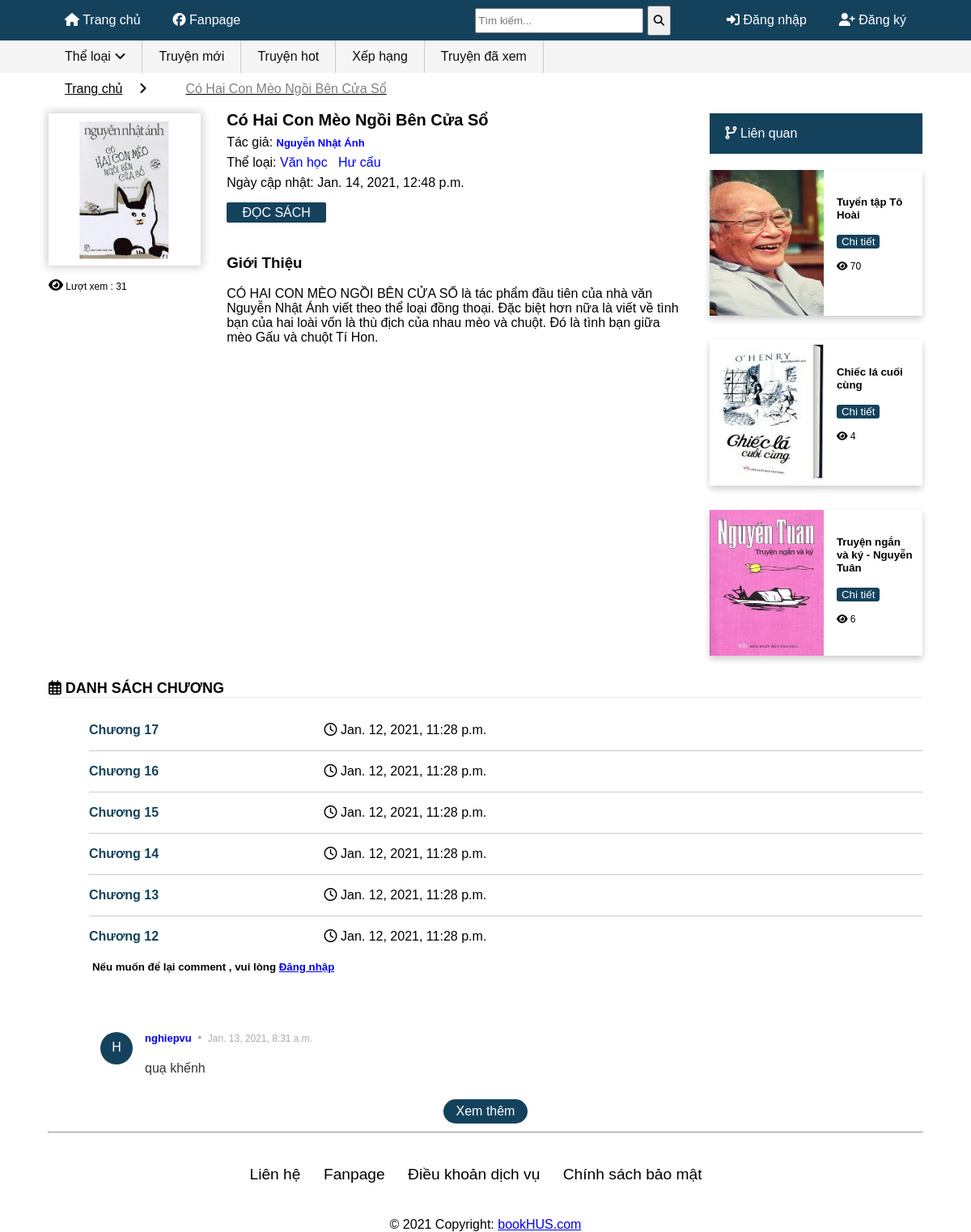
The app's page /chap/14, older data.
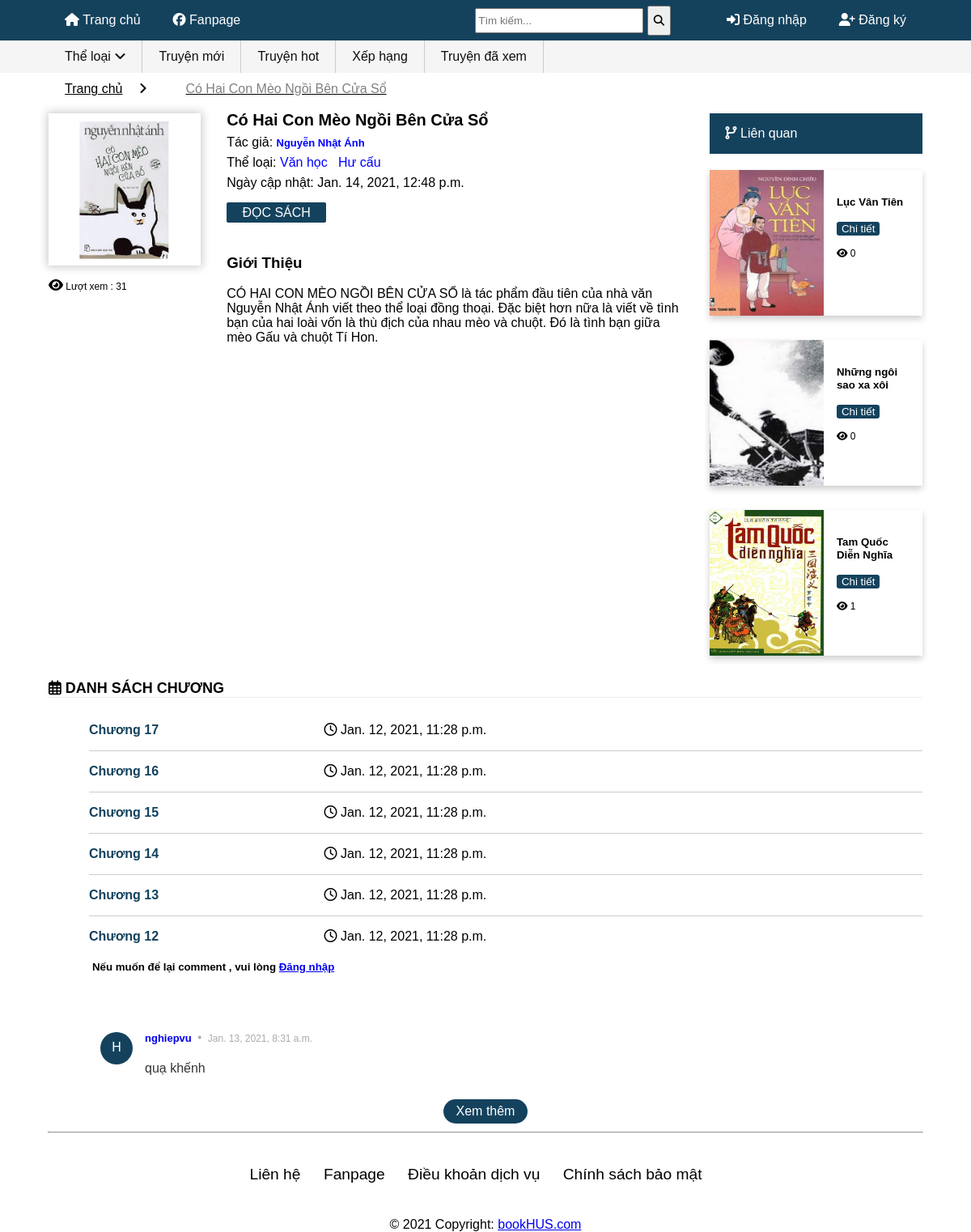
The same page, newer data.
### home/models.py (models this page shows, shortened)
class Category(models.Model):
    name = models.CharField(max_length=50)
    description = models.TextField(default="Đang cập nhật",max_length = 2000)

class Book(models.Model):
    status_choice = ((0,"Đang ra"),(1,"Đã hoàn thành"),(2,"Tạm ngưng"))
    BookName = models.CharField(max_length=100)
    createDate = models.DateTimeField(default=datetime.datetime.now())
    imageBook = models.ImageField(upload_to='image/%Y/%m/%d/',blank=True,null=True)
    author = models.ForeignKey(Author,on_delete=models.CASCADE,default= None,blank=True,null=True)
    category = models.ManyToManyField(Category)
    status = models.IntegerField(choices=status_choice,default=0)
    description = models.TextField(default="Đang cập nhật",max_length = 2000)
    click = models.IntegerField(default=0)

class Chapter(models.Model):
    def book_upload(self, filename):# Tạo vị trí lưu của chapter ứng với truyện
        self.book.createDate = self.time_pub
        self.book.save()
        return osjoin(str(self.book.BookName),filename)
    book = models.ForeignKey(Book,on_delete=models.CASCADE)
    title = models.CharField(max_length=100)
    content = models.FileField(upload_to=book_upload,validators=[validate_ContentChapter]) #documents/%Y/%m/%d/:Chỉ định nơi lưu file , tệp documents sẽ dc tạo tự động trong media
    order = models.IntegerField(default=0)
    time_pub = models.DateTimeField(default=datetime.datetime.now())
    class Meta:
        ordering = ["order"]

class Comment(models.Model):
    book = models.ForeignKey(Book,on_delete=models.CASCADE,related_name="comment",default=None)
    author = models.ForeignKey(settings.AUTH_USER_MODEL , on_delete=models.CASCADE,default=None)
    content = models.TextField(max_length=1000)
    time_pub = models.DateTimeField(auto_now_add=True)

### home/views.py (the view)
# urls.py: path('chap/<int:id>',views.chaptest,name ='chap'),
def chaptest(request,id): #Hiển thị danh sách chương
    book = Book.objects.get(pk=id)
    book.click +=1
    book.save()
    cate = Category.objects.all()
    catesame = book.category.all()[0]
    booksame = catesame.book_set.all().exclude(pk = book.id).order_by('-createDate')
    if len(booksame) >=4:
        bsame = booksame[0:3]
    elif len(booksame) < 4 and len(booksame)>0:
        bsame = booksame[0:len(booksame)]
    else:
        bsame = None
    chap = book.chapter_set.all().order_by('-order')
    first = chap[len(chap)-1]
    form = CommentForm()
    comment = book.comment.all().order_by('-time_pub')
    if request.method == "POST":
        form = CommentForm(request.POST,author=request.user,book = book) # author=request.user,book = book  viết như vậy dữ liệu sẽ đc lưu trong **kwargs
        if form.is_valid():
            form.save()
            return HttpResponseRedirect(request.path)
    context = {'book': book, 'chap': chap,'form':form,'comment':comment,'cate':cate,'first':first,'booksame':bsame}
    return render(request,'chaptest.html',context)

### home/form.py (shortened to what this page needs)
class CommentForm(forms.ModelForm):
    def __init__(self,*args,**kwargs):
        self.author = kwargs.pop("author",None)
        self.book = kwargs.pop("book",None)
        super().__init__(*args,**kwargs) # Chạy lại hàm cha
    class Meta:
        model = Comment
        fields = ["content"] #Chỉ hiện trường content của model

### home/models.py (called while the page is built)
    def __str__(self):
        return self.Name

### home/templates/chaptest.html (shortened to what the changed rows need)
{% extends "base.html" %}
{% block content%}
{% load static %}
<link rel="stylesheet" type="text/css" href={% static 'css/infor.css' %}>
<div id="content">
    <div class="p20 bg-white content-col relative">
        <div class="infor">
            <div class="book-info">
                <div class="book-info-text">
                    <h1>{{ book.BookName}}</h1>
                    <p>Thể loại:
                        {% for i in book.category.all %}
                        <a style="color:blue" class="category-detail hightlight click_category"
                            href="{% url 'theloai' i.name %}">{{i.name}} &nbsp;</a>
                        {% endfor %}
                    </p>
                </div>
            </div>
            <div class="right">
                {% if booksame %}
                <div class="card-group">
                    {% for i in booksame %}
                    <div class="card">
                        <div style="float:left;width:90%">
                            <a href="{% url 'chap' i.id %}"><img src="{{ i.imageBook.url }}" alt="Avatar"></a>
                        </div>
                        <div class="container1">
                            <h5><b>{{i.BookName}}</b></h5>
                            <p><button><a class="chitiet" href="{% url 'chap' i.id %}">Chi tiết</a></button></p>
                            <span class="view">
                                <i class="fas fa-eye"></i> {{i.click}}
                            </span>
                        </div>
                    </div>
                    {% endfor %}
                </div>
                {% endif %}
            </div>
        </div>
        <div class="c-blog__heading style-2 font-heading">
            <h2 class="h4">
                <i class="far fa-calendar-alt"></i>
                DANH SÁCH CHƯƠNG
            </h2>
        </div>
        <div class="listing-chapters_wrap show-more">
            <ul class="main version-chap">
                {% for j in chap %}
                <li class="wp-manga-chapter free-chap">
                    <a href="{% url 'noidung' j.id %}">
                        {{ j.title }}
                    </a>
                    <span class="chapter-release-date">
                        <i class="far fa-clock"></i> {{ j.time_pub }}
                    </span>
                </li>
                {% endfor %}
            </ul>
        </div>
    </div>
    <div id="comment">
            <ul id="comment-list" class="comment-list">
                {% for content in comment %}
                {% if forloop.counter < 3 %}
                <li id="comment91878" class="comment clearfix" data-user-id="324405" data-parent="0" data-id="91878">
                    <span class="avatar-letter">H</span>
                    <div class="comment-content">
                        <p class="userinfo"><a href="#">{{ content.author }}</a> <i class="fa fa-circle"></i>
                            <span>{{ content.time_pub }}</span>
                        </p>
                        <p class="message">{{ content.content | linebreaks }}</p>
                    </div>
                </li>
                {% endif %}
                {% endfor %}
            </ul>
        </div>
    </div>
    {% endblock content%}

Row changes from the older to the newer data that the page shows:
no longer on this page (row edited): Book: imageBook (picture), BookName "Tuyển tập Tô Hoài", click "70"
no longer on this page (row unchanged): Book: imageBook (picture), BookName "Chiếc lá cuối cùng", click "4"
no longer on this page (row unchanged): Book: imageBook (picture), BookName "Truyện ngắn và ký - Nguyễn Tuân", click "6"
added Book: imageBook (picture), BookName "Lục Vân Tiên", click "0"
added Book: imageBook (picture), BookName "Những ngôi sao xa xôi", click "0"
added Book: imageBook (picture), BookName "Tam Quốc Diễn Nghĩa", click "1"
